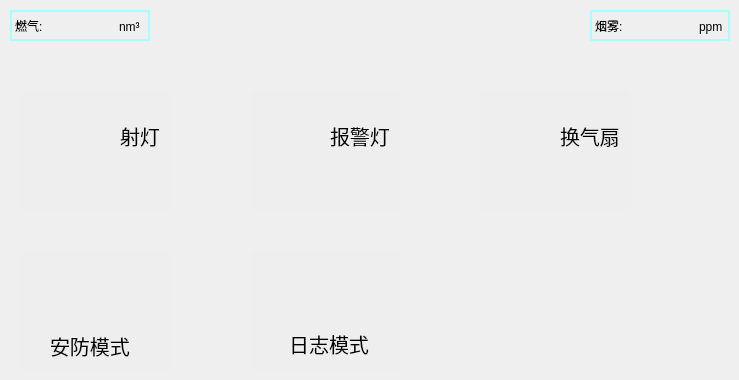
   <widget class="QWidget" name="tab_3">
    <attribute name="title">
     <string/>
    </attribute>
    <widget class="QLabel" name="label_57">
     <property name="geometry">
      <rect>
       <x>119</x>
       <y>16</y>
       <width>31</width>
       <height>21</height>
      </rect>
     </property>
     <property name="text">
      <string>nm³</string>
     </property>
    </widget>
    <widget class="QLabel" name="cf_rq">
     <property name="geometry">
      <rect>
       <x>10</x>
       <y>10</y>
       <width>140</width>
       <height>31</height>
      </rect>
     </property>
     <property name="styleSheet">
      <string notr="true">border: 2px solid rgb(170, 255, 255)</string>
     </property>
     <property name="text">
      <string>燃气:</string>
     </property>
    </widget>
    <widget class="QLabel" name="label_58">
     <property name="geometry">
      <rect>
       <x>699</x>
       <y>16</y>
       <width>31</width>
       <height>21</height>
      </rect>
     </property>
     <property name="text">
      <string>ppm</string>
     </property>
    </widget>
    <widget class="QLabel" name="cf_yw">
     <property name="geometry">
      <rect>
       <x>590</x>
       <y>10</y>
       <width>140</width>
       <height>31</height>
      </rect>
     </property>
     <property name="styleSheet">
      <string notr="true">border: 2px solid rgb(170, 255, 255)</string>
     </property>
     <property name="text">
      <string>烟雾:</string>
     </property>
    </widget>
    <widget class="QWidget" name="widget_18" native="true">
     <property name="geometry">
      <rect>
       <x>20</x>
       <y>90</y>
       <width>151</width>
       <height>121</height>
      </rect>
     </property>
     <property name="styleSheet">
      <string notr="true">background-color: #eee;
border-radius:8px;</string>
     </property>
     <widget class="QLabel" name="label_59">
      <property name="geometry">
       <rect>
        <x>30</x>
        <y>20</y>
        <width>31</width>
        <height>41</height>
       </rect>
      </property>
      <property name="styleSheet">
       <string notr="true">border-image: url(:/zxc/image/2-35.png);</string>
      </property>
      <property name="text">
       <string/>
      </property>
     </widget>
     <widget class="QLabel" name="label_60">
      <property name="geometry">
       <rect>
        <x>100</x>
        <y>30</y>
        <width>51</width>
        <height>31</height>
       </rect>
      </property>
      <property name="styleSheet">
       <string notr="true">font-size:20px;</string>
      </property>
      <property name="text">
       <string>射灯</string>
      </property>
     </widget>
     <widget class="QPushButton" name="cf_bt_sd">
      <property name="geometry">
       <rect>
        <x>97</x>
        <y>70</y>
        <width>40</width>
        <height>21</height>
       </rect>
      </property>
      <property name="styleSheet">
       <string notr="true">border-image: url(:/zxc/image/btn_close.png);</string>
      </property>
      <property name="text">
       <string/>
      </property>
     </widget>
    </widget>
    <widget class="QWidget" name="widget_19" native="true">
     <property name="geometry">
      <rect>
       <x>250</x>
       <y>90</y>
       <width>151</width>
       <height>121</height>
      </rect>
     </property>
     <property name="styleSheet">
      <string notr="true">background-color: #eee;
border-radius:8px;</string>
     </property>
     <widget class="QLabel" name="label_61">
      <property name="geometry">
       <rect>
        <x>20</x>
        <y>20</y>
        <width>40</width>
        <height>41</height>
       </rect>
      </property>
      <property name="styleSheet">
       <string notr="true">border-image: url(:/zxc/image/2-25.png);</string>
      </property>
      <property name="text">
       <string/>
      </property>
     </widget>
     <widget class="QLabel" name="label_62">
      <property name="geometry">
       <rect>
        <x>80</x>
        <y>30</y>
        <width>71</width>
        <height>31</height>
       </rect>
      </property>
      <property name="styleSheet">
       <string notr="true">font-size:20px;</string>
      </property>
      <property name="text">
       <string>报警灯</string>
      </property>
     </widget>
     <widget class="QPushButton" name="cf_bt_bjd">
      <property name="geometry">
       <rect>
        <x>97</x>
        <y>70</y>
        <width>40</width>
        <height>21</height>
       </rect>
      </property>
      <property name="styleSheet">
       <string notr="true">border-image: url(:/zxc/image/btn_close.png);</string>
      </property>
      <property name="text">
       <string/>
      </property>
     </widget>
    </widget>
    <widget class="QWidget" name="widget_20" native="true">
     <property name="geometry">
      <rect>
       <x>480</x>
       <y>90</y>
       <width>151</width>
       <height>121</height>
      </rect>
     </property>
     <property name="styleSheet">
      <string notr="true">background-color: #eee;
border-radius:8px;</string>
     </property>
     <widget class="QLabel" name="label_63">
      <property name="geometry">
       <rect>
        <x>30</x>
        <y>20</y>
        <width>31</width>
        <height>41</height>
       </rect>
      </property>
      <property name="styleSheet">
       <string notr="true">border-image: url(:/zxc/image/2-31.png);</string>
      </property>
      <property name="text">
       <string/>
      </property>
     </widget>
     <widget class="QLabel" name="label_64">
      <property name="geometry">
       <rect>
        <x>80</x>
        <y>30</y>
        <width>70</width>
        <height>31</height>
       </rect>
      </property>
      <property name="styleSheet">
       <string notr="true">font-size:20px;</string>
      </property>
      <property name="text">
       <string>换气扇</string>
      </property>
     </widget>
     <widget class="QPushButton" name="cf_bt_fs">
      <property name="geometry">
       <rect>
        <x>97</x>
        <y>70</y>
        <width>40</width>
        <height>21</height>
       </rect>
      </property>
      <property name="styleSheet">
       <string notr="true">border-image: url(:/zxc/image/btn_close.png);</string>
      </property>
      <property name="text">
       <string/>
      </property>
     </widget>
    </widget>
    <widget class="QWidget" name="widget_21" native="true">
     <property name="geometry">
      <rect>
       <x>20</x>
       <y>250</y>
       <width>151</width>
       <height>121</height>
      </rect>
     </property>
     <property name="styleSheet">
      <string notr="true">background-color: #eee;
border-radius:8px;</string>
     </property>
     <widget class="QLabel" name="label_65">
      <property name="geometry">
       <rect>
        <x>30</x>
        <y>20</y>
        <width>31</width>
        <height>41</height>
       </rect>
      </property>
      <property name="styleSheet">
       <string notr="true">border-image: url(:/zxc/image/2-35.png);</string>
      </property>
      <property name="text">
       <string/>
      </property>
     </widget>
     <widget class="QLabel" name="label_66">
      <property name="geometry">
       <rect>
        <x>30</x>
        <y>80</y>
        <width>90</width>
        <height>31</height>
       </rect>
      </property>
      <property name="styleSheet">
       <string notr="true">font-size:20px;</string>
      </property>
      <property name="text">
       <string>安防模式</string>
      </property>
     </widget>
     <widget class="QPushButton" name="cf_mode_af">
      <property name="geometry">
       <rect>
        <x>90</x>
        <y>30</y>
        <width>40</width>
        <height>21</height>
       </rect>
      </property>
      <property name="styleSheet">
       <string notr="true">border-image: url(:/zxc/image/btn_close.png);</string>
      </property>
      <property name="text">
       <string/>
      </property>
     </widget>
    </widget>
    <widget class="QWidget" name="widget_22" native="true">
     <property name="geometry">
      <rect>
       <x>250</x>
       <y>250</y>
       <width>151</width>
       <height>121</height>
      </rect>
     </property>
     <property name="styleSheet">
      <string notr="true">background-color: #eee;
border-radius:8px;</string>
     </property>
     <widget class="QLabel" name="label_67">
      <property name="geometry">
       <rect>
        <x>30</x>
        <y>20</y>
        <width>31</width>
        <height>41</height>
       </rect>
      </property>
      <property name="styleSheet">
       <string notr="true">border-image: url(:/zxc/image/2-35.png);</string>
      </property>
      <property name="text">
       <string/>
      </property>
     </widget>
     <widget class="QPushButton" name="bt_log">
      <property name="geometry">
       <rect>
        <x>30</x>
        <y>80</y>
        <width>98</width>
        <height>27</height>
       </rect>
      </property>
      <property name="styleSheet">
       <string notr="true">font-size:20px;
</string>
      </property>
      <property name="text">
       <string>日志模式</string>
      </property>
     </widget>
    </widget>
    <zorder>cf_yw</zorder>
    <zorder>cf_rq</zorder>
    <zorder>label_57</zorder>
    <zorder>label_58</zorder>
    <zorder>widget_18</zorder>
    <zorder>widget_19</zorder>
    <zorder>widget_20</zorder>
    <zorder>widget_21</zorder>
    <zorder>widget_22</zorder>
   </widget>
